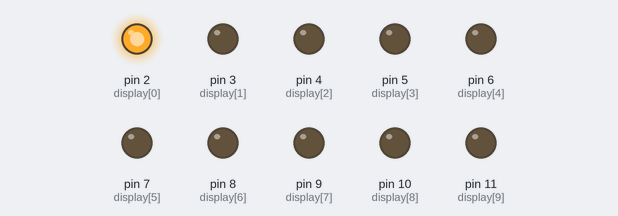
Simulated run of this sketch. Board: Arduino Uno, built with avr-gcc and run on an emulated ATmega328P. On the bench: output pins drawn as LEDs (lit = HIGH).

Above: at 0.15 s.
At 0.75 s:
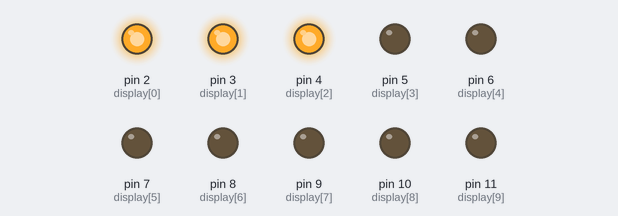
At 1.65 s:
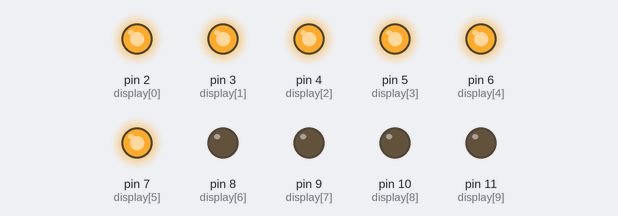
At 3.75 s:
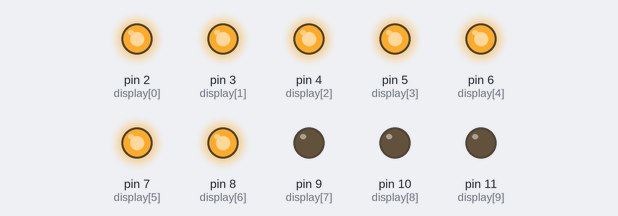
At 5.25 s:
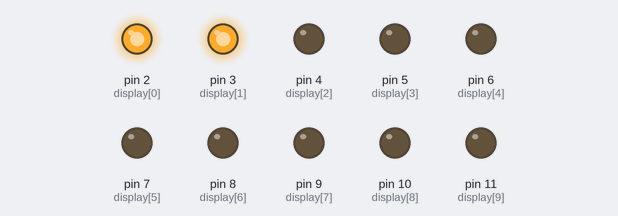
At 7.35 s:
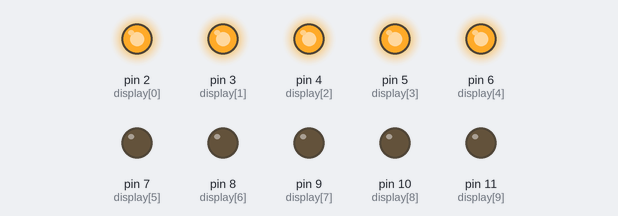
Timing chart, 0 to 7.8 s (numbered marks = the images above):
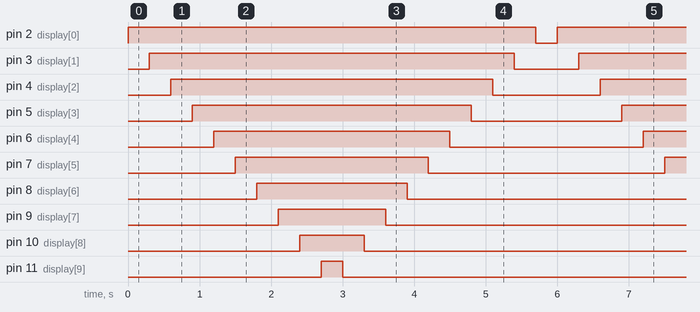

Measured:
- by itself, pin 2 (display[0]): alternates HIGH for 5.7 s and LOW for 0.30 s
- by itself, pin 3 (display[1]): alternates HIGH for 5.1 s and LOW for 0.90 s
- by itself, pin 4 (display[2]): alternates HIGH for 4.5 s and LOW for 1.5 s
- by itself, pin 5 (display[3]): alternates HIGH for 3.9 s and LOW for 2.1 s
- by itself, pin 6 (display[4]): alternates HIGH for 3.3 s and LOW for 2.7 s
- by itself, pin 7 (display[5]): alternates HIGH for 2.7 s and LOW for 3.3 s
- by itself, pin 8 (display[6]): alternates HIGH for 2.1 s and LOW for 3.9 s
- by itself, pin 9 (display[7]): alternates HIGH for 1.5 s and LOW for 4.5 s

The sketch:

ExercicioDisplay10.ino
```cpp
const int display[] = {2,3,4,5,6,7,8,9,10,11};
void setup() {
  // put your setup code here, to run once:
  for(int i =0;i<10;i++){
    pinMode(display[i],OUTPUT);
  }
}

void loop() {
  // put your main code here, to run repeatedly:
  for(int i = 0;i < 10; i++){
      digitalWrite(display[i],HIGH);
      delay(300);
  }
  for(int i = 9;i >= 0; i--){
      digitalWrite(display[i],LOW);
      delay(300);
  }

}
```
